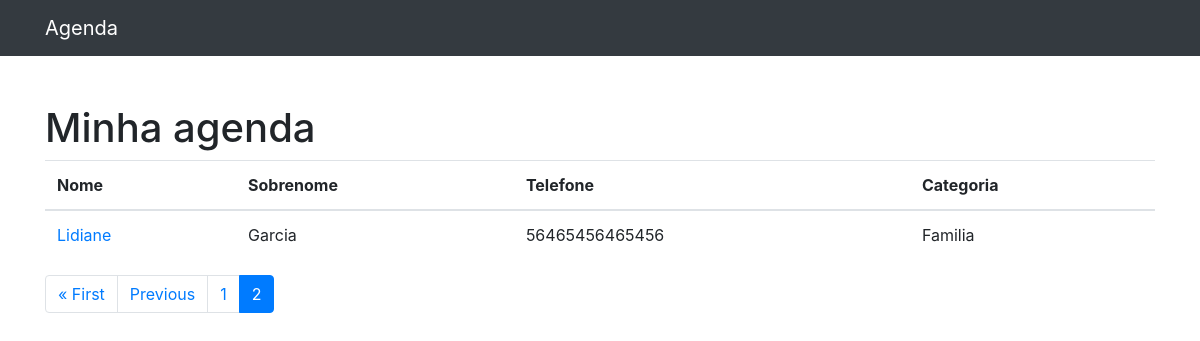
Screenshot of /?page=2 with the database file from the repository.
### contacts/models.py (models this page shows, shortened)
class Contact(models.Model):
    name = models.CharField(max_length=255)
    last_name = models.CharField(max_length=255, blank=True)
    phone = models.CharField(max_length=255)
    email = models.CharField(max_length=255, blank=True)
    created_at = models.DateTimeField(default=timezone.now)
    description = models.TextField(blank=True)
    category = models.ForeignKey(Category, on_delete=models.DO_NOTHING)
    view = models.BooleanField(default=True)

class Category(models.Model):
    name = models.CharField(max_length=255)
    def __str__(self):
        return self.name

### contacts/views.py (the view)
# urls.py: path('', views.index, name='index'),
def index(request):
    contacts = Contact.objects.all()
    paginator = Paginator(contacts, 1)
    page = request.GET.get('page')
    contacts = paginator.get_page(page)
    return render(request, 'contacts/index.html', {'contacts': contacts})

### contacts/templates/contacts/index.html (shortened to what this page needs)
{%extends 'base.html'%}
{%block 'container'%}
<h1 class="mt-5">Minha agenda</h1>
<table class="table">
    <thead>
    <tr>
        <th>Nome</th>
        <th>Sobrenome</th>
        <th>Telefone</th>
        <th>Categoria</th>
    </tr>
    </thead>
    <tbody>
    {% for contact in contacts %}
        {% if contact.view %}
        <tr>
            <td>
            <a href="{% url 'show' contact.id %}"> {{ contact.name }}</a>
            </td>
            <td>{{ contact.last_name }}</td>
            <td>{{ contact.phone }}</td>
            <td>{{ contact.category }}</td>
        </tr>
        {% endif%}
    {% endfor %}
    </tbody>
</table>
<nav aria-label="Page navigation example">
    <ul class="pagination">
        {% if contacts.has_previous %}
            <li class="page-item"><a class="page-link" href="?page=1">&laquo; First</a></li>
            <li class="page-item"><a class="page-link" href="?page={{ contacts.previous_page_number }}">Previous</a></li>
        {% endif %}
        {% for page in contacts.paginator.page_range %}
            {% if contacts.number == page %}
                <li class="page-item active"><a class="page-link" href="?page={{ page }}">{{ page }}</a></li>
            {% else %}
                <li class="page-item"><a class="page-link" href="?page={{ page }}">{{ page }}</a></li>
            {% endif %}
        {% endfor %}
    </ul>
</nav>
{%endblock%}

### rows the page displays
Contact: name "Lidiane", last_name "Garcia", phone "56465456465456", category "Familia"

### other values shown
{{ page }} "1"
{{ page }} "2"
